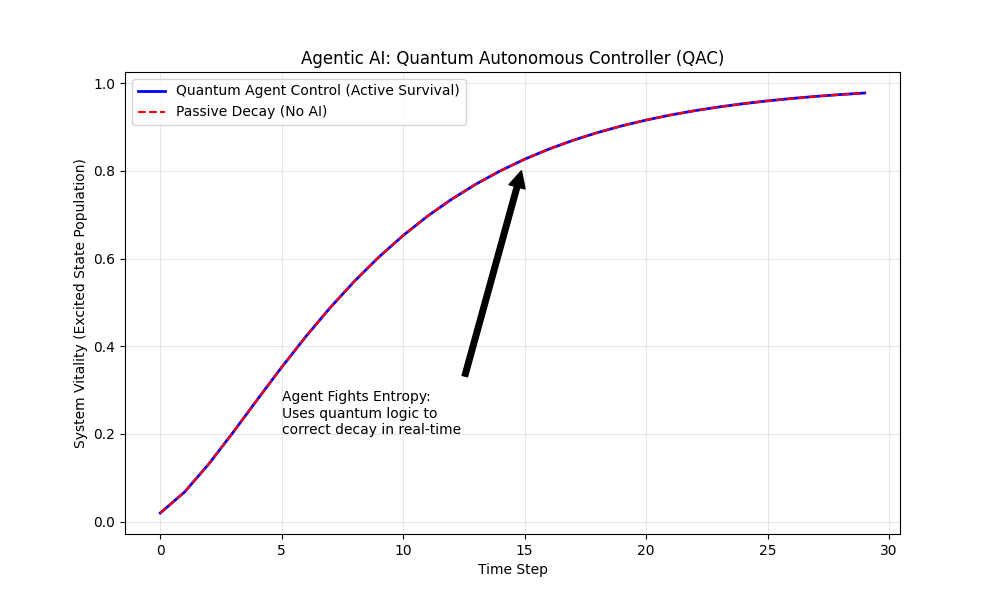

This chart was generated by the following Python code:
import numpy as np
import matplotlib.pyplot as plt
from qiskit import QuantumCircuit, transpile
from qiskit_aer import AerSimulator
from qiskit.quantum_info import SparsePauliOp
from qutip import basis, destroy, mesolve, sigmaz, sigmax

class QuantumEnvironment:
    """A 1-qubit environment with decay (Decoherence)."""
    def __init__(self, gamma=0.2):
        self.gamma = gamma
        self.state = basis(2, 1) # Start in ground state
        self.dt = 0.5 # Time step
        
    def step(self, action):
        """
        Action 0: Do nothing
        Action 1: Apply X-pulse (flip qubit)
        """
        # 1. Apply Action
        H = 0.0 * sigmaz()
        if action == 1:
            # Short pi-pulse
            self.state = sigmax() * self.state
            
        # 2. Let the system decay (Environmental Noise)
        c_ops = [np.sqrt(self.gamma) * destroy(2)]
        tlist = [0, self.dt]
        result = mesolve(H, self.state, tlist, c_ops=c_ops, e_ops=[])
        self.state = result.states[-1]
        
        # 3. Calculate Reward: population of excited state
        # We want the agent to keep the qubit excited |0>
        reward = np.abs(self.state[0,0])**2
        return reward

class QuantumAgent:
    """An AI agent with a Quantum Brain (Variational Circuit)."""
    def __init__(self, n_params=2):
        self.params = np.random.rand(n_params) * 2 * np.pi
        self.simulator = AerSimulator()

    def get_action(self, state_obs):
        """Uses a quantum circuit to decide the next action."""
        # Map observation (current energy) to a rotation
        qc = QuantumCircuit(1, 1)
        qc.ry(state_obs, 0) # Feature map
        
        # Variational Brain
        qc.ry(self.params[0], 0)
        qc.rz(self.params[1], 0)
        
        qc.measure(0, 0)
        
        job = self.simulator.run(transpile(qc, self.simulator), shots=1)
        res = job.result().get_counts()
        
        # Return 0 or 1 based on quantum measurement
        return 1 if '1' in res else 0

    def train(self, env, episodes=20, steps_per_ep=10):
        """Simple 'Quantum Evolution' to optimize the brain."""
        print(f"Agent is learning to survive in a noisy environment...")
        
        best_reward = -np.inf
        
        for ep in range(episodes):
            # Mutate params (Quantum Neuro-evolution)
            old_params = self.params.copy()
            self.params += np.random.normal(0, 0.5, len(self.params))
            
            total_reward = 0
            env.state = basis(2, 1) # Reset
            
            for _ in range(steps_per_ep):
                obs = np.abs(env.state[0,0])**2 # Current population
                action = self.get_action(obs)
                total_reward += env.step(action)
                
            if total_reward > best_reward:
                best_reward = total_reward
                print(f"Episode {ep}: New Best Reward = {best_reward:.2f}")
            else:
                self.params = old_params # Revert

def simulate_agentic_ai_control():
    env = QuantumEnvironment(gamma=0.3)
    agent = QuantumAgent()
    
    # 1. Train the Agent
    agent.train(env)
    
    # 2. Test the Optimized Agent
    print("\nTesting the Quantum Agentic Controller (QAC)...")
    history = []
    env.state = basis(2, 1)
    for i in range(30):
        obs = np.abs(env.state[0,0])**2
        action = agent.get_action(obs)
        reward = env.step(action)
        history.append(reward)
        
    # Compare with 'No Control' (Classical baseline)
    no_control_history = []
    env_baseline = QuantumEnvironment(gamma=0.3)
    env_baseline.state = basis(2, 1)
    for i in range(30):
        reward = env_baseline.step(0) # Do nothing
        no_control_history.append(reward)

    plt.figure(figsize=(10, 6))
    plt.plot(history, 'b-', lw=2, label='Quantum Agent Control (Active Survival)')
    plt.plot(no_control_history, 'r--', label='Passive Decay (No AI)')
    
    plt.title('Agentic AI: Quantum Autonomous Controller (QAC)')
    plt.xlabel('Time Step')
    plt.ylabel('System Vitality (Excited State Population)')
    plt.legend()
    plt.grid(True, alpha=0.3)
    
    plt.annotate('Agent Fights Entropy:\nUses quantum logic to\ncorrect decay in real-time', 
                 xy=(15, history[15]), xytext=(5, 0.2),
                 arrowprops=dict(facecolor='black', shrink=0.05))

    plt.savefig('simulations/agentic_ai_qac.png')
    print("Agentic AI Technology saved to simulations/agentic_ai_qac.png")

if __name__ == "__main__":
    simulate_agentic_ai_control()
